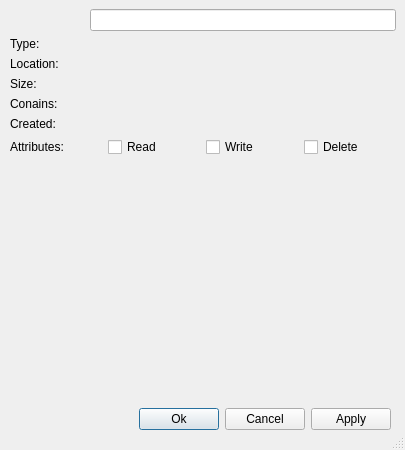
<?xml version="1.0" encoding="UTF-8"?>
<ui version="4.0">
 <class>Dialog</class>
 <widget class="QDialog" name="Dialog">
  <property name="windowModality">
   <enum>Qt::NonModal</enum>
  </property>
  <property name="geometry">
   <rect>
    <x>0</x>
    <y>0</y>
    <width>405</width>
    <height>450</height>
   </rect>
  </property>
  <property name="sizePolicy">
   <sizepolicy hsizetype="Fixed" vsizetype="Fixed">
    <horstretch>0</horstretch>
    <verstretch>0</verstretch>
   </sizepolicy>
  </property>
  <property name="maximumSize">
   <size>
    <width>405</width>
    <height>450</height>
   </size>
  </property>
  <property name="windowTitle">
   <string>Dialog</string>
  </property>
  <property name="layoutDirection">
   <enum>Qt::LeftToRight</enum>
  </property>
  <property name="sizeGripEnabled">
   <bool>true</bool>
  </property>
  <property name="modal">
   <bool>true</bool>
  </property>
  <widget class="QWidget" name="horizontalLayoutWidget">
   <property name="geometry">
    <rect>
     <x>10</x>
     <y>399</y>
     <width>381</width>
     <height>41</height>
    </rect>
   </property>
   <layout class="QHBoxLayout" name="horizontalLayout">
    <item>
     <spacer name="horizontalSpacer">
      <property name="orientation">
       <enum>Qt::Horizontal</enum>
      </property>
      <property name="sizeHint" stdset="0">
       <size>
        <width>40</width>
        <height>20</height>
       </size>
      </property>
     </spacer>
    </item>
    <item>
     <widget class="QPushButton" name="pushButton_3">
      <property name="text">
       <string>Ok</string>
      </property>
     </widget>
    </item>
    <item>
     <widget class="QPushButton" name="pushButton_2">
      <property name="text">
       <string>Cancel</string>
      </property>
     </widget>
    </item>
    <item>
     <widget class="QPushButton" name="pushButton">
      <property name="text">
       <string>Apply</string>
      </property>
     </widget>
    </item>
   </layout>
  </widget>
  <widget class="QWidget" name="verticalLayoutWidget">
   <property name="geometry">
    <rect>
     <x>10</x>
     <y>9</y>
     <width>386</width>
     <height>381</height>
    </rect>
   </property>
   <layout class="QVBoxLayout" name="verticalLayout">
    <item>
     <layout class="QHBoxLayout" name="horizontalLayout_2">
      <item>
       <spacer name="horizontalSpacer_2">
        <property name="orientation">
         <enum>Qt::Horizontal</enum>
        </property>
        <property name="sizeType">
         <enum>QSizePolicy::Preferred</enum>
        </property>
        <property name="sizeHint" stdset="0">
         <size>
          <width>80</width>
          <height>20</height>
         </size>
        </property>
       </spacer>
      </item>
      <item>
       <widget class="QLineEdit" name="lineEdit"/>
      </item>
     </layout>
    </item>
    <item>
     <layout class="QFormLayout" name="formLayout">
      <item row="0" column="0">
       <widget class="QLabel" name="label">
        <property name="text">
         <string>Type:</string>
        </property>
       </widget>
      </item>
      <item row="0" column="1">
       <widget class="QLabel" name="label_2">
        <property name="text">
         <string/>
        </property>
       </widget>
      </item>
      <item row="1" column="0">
       <widget class="QLabel" name="label_3">
        <property name="text">
         <string>Location:</string>
        </property>
       </widget>
      </item>
      <item row="1" column="1">
       <widget class="QLabel" name="label_4">
        <property name="text">
         <string/>
        </property>
       </widget>
      </item>
      <item row="2" column="0">
       <widget class="QLabel" name="label_5">
        <property name="text">
         <string>Size:</string>
        </property>
       </widget>
      </item>
      <item row="2" column="1">
       <widget class="QLabel" name="label_6">
        <property name="text">
         <string/>
        </property>
       </widget>
      </item>
      <item row="3" column="0">
       <widget class="QLabel" name="label_7">
        <property name="text">
         <string>Conains:</string>
        </property>
       </widget>
      </item>
      <item row="3" column="1">
       <widget class="QLabel" name="label_8">
        <property name="text">
         <string/>
        </property>
       </widget>
      </item>
     </layout>
    </item>
    <item>
     <layout class="QFormLayout" name="formLayout_2">
      <item row="0" column="0">
       <widget class="QLabel" name="label_9">
        <property name="text">
         <string>Created:</string>
        </property>
       </widget>
      </item>
      <item row="0" column="1">
       <widget class="QLabel" name="label_10">
        <property name="text">
         <string/>
        </property>
       </widget>
      </item>
     </layout>
    </item>
    <item>
     <layout class="QHBoxLayout" name="horizontalLayout_3">
      <item>
       <widget class="QLabel" name="label_11">
        <property name="text">
         <string>Attributes:</string>
        </property>
       </widget>
      </item>
      <item>
       <widget class="QCheckBox" name="checkBox_2">
        <property name="text">
         <string>Read</string>
        </property>
       </widget>
      </item>
      <item>
       <widget class="QCheckBox" name="checkBox_3">
        <property name="text">
         <string>Write</string>
        </property>
       </widget>
      </item>
      <item>
       <widget class="QCheckBox" name="checkBox">
        <property name="text">
         <string>Delete</string>
        </property>
       </widget>
      </item>
     </layout>
    </item>
    <item>
     <spacer name="verticalSpacer">
      <property name="orientation">
       <enum>Qt::Vertical</enum>
      </property>
      <property name="sizeHint" stdset="0">
       <size>
        <width>20</width>
        <height>40</height>
       </size>
      </property>
     </spacer>
    </item>
   </layout>
  </widget>
 </widget>
 <resources/>
 <connections/>
</ui>
